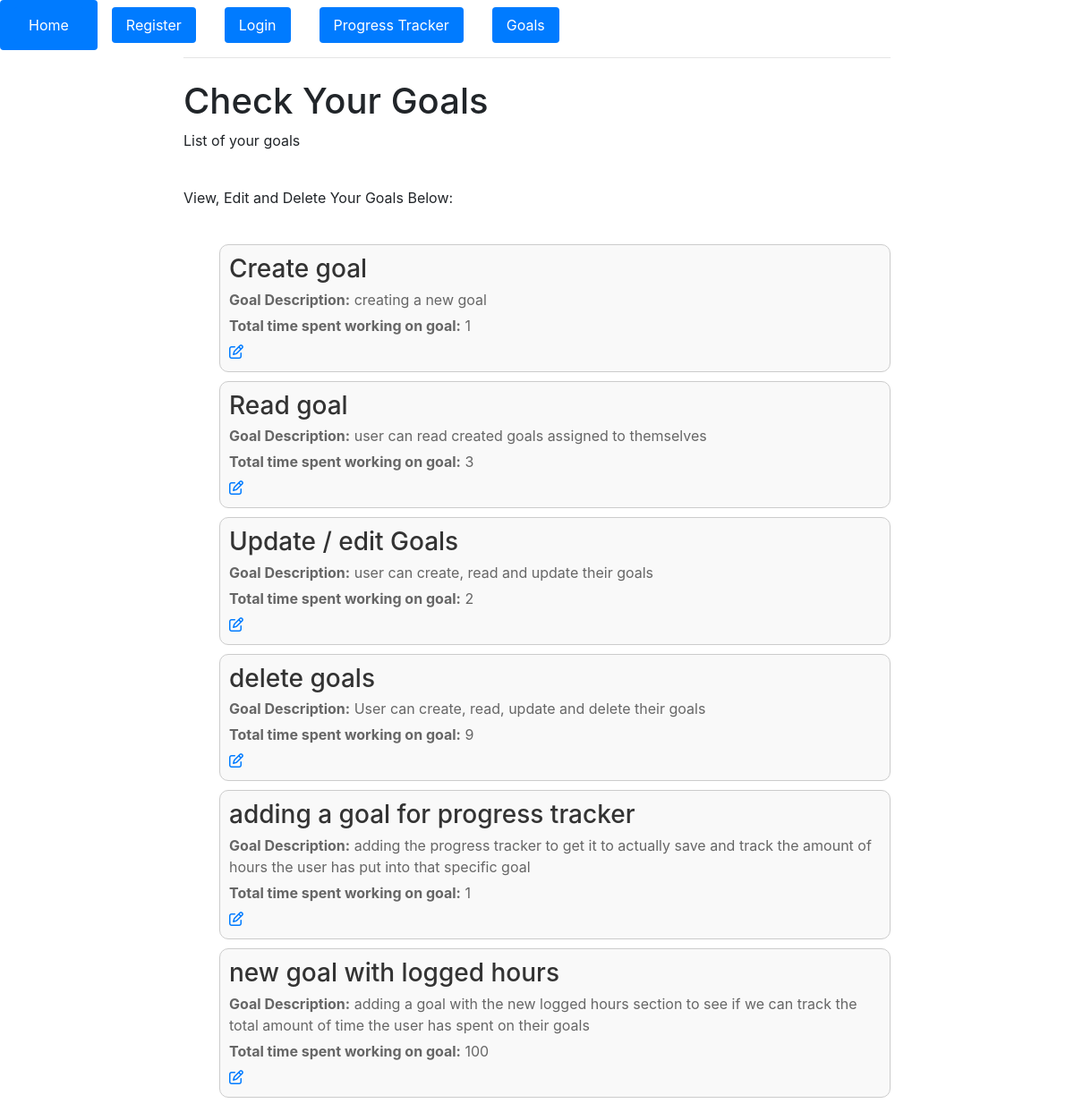
The app's page /progress/ (signed in) with its own data.
### main/models.py (models this page shows, shortened)
class Goal(models.Model):
    user = models.ForeignKey(User, on_delete=models.CASCADE)
    goal_name = models.CharField(max_length=100)
    goal_description = models.TextField()
    goal_time = models.IntegerField(help_text="Enter the amount of time you spent on this goal today: ", default=0)

### main/views.py (the view)
# urls.py: path("progress/", views.progress, name="progress"),
@login_required
def progress(request):
    goals = Goal.objects.filter(user=request.user)
    return render(request, "main/progress.html", {'goals': goals})

### main/templates/main/progress.html (shortened to what this page needs)
{% extends 'main/base.html' %}
{% block content %}
<h1>Check Your Goals</h1>
<p>List of your goals</p>
<br />
<p>View, Edit and Delete Your Goals Below:</p>
<br />
{% if user.is_authenticated %}
  <div class="goals-container">
    {% if goals %}
    <ul>
      {% for goal in goals %}
        <div class="goal-card">
        <h3>{{ goal.goal_name }}</h3>
            <p><strong>Goal Description:</strong> {{goal.goal_description}}</p>
            <p><strong>Total time spent working on goal:</strong> {{goal.goal_time}}</p>
              <a href="{% url 'edit_user_goal' pk=goal.pk %}"><i class="fa-regular fa-pen-to-square"></i></a>
        </div>
      {% endfor %}
    </ul>
    {% else %}
    <p>No goals found...</p>
    {% endif %}
  </div>
{% else %}
<p>Please <a href="/{{login}}">login</a> to view your goals</p>
{% endif %}
</div>
{% endblock %}

### main/templates/main/progress.html (style rules this page uses)
.goal-card { border: 1px solid #ccc; border-radius: 10px; padding: 10px; margin-bottom: 10px; background-color: #f9f9f9; }
.goal-card h3 { color: #333; margin-bottom: 5px; }
.goal-card p { color: #666; margin-bottom: 5px; }

### records on screen
Goal: goal_name "Create goal", goal_description "creating a new goal", goal_time "1"
Goal: goal_name "Read goal", goal_description "user can read created goals assigned to themselves", goal_time "3"
Goal: goal_name "Update / edit Goals", goal_description "user can create, read and update their goals", goal_time "2"
Goal: goal_name "delete goals", goal_description "User can create, read, update and delete their goals", goal_time "9"
Goal: goal_name "adding a goal for progress tracker", goal_description "adding the progress tracker to get it to actually save and track the amount of hours the user has put into that specific goal", goal_time "1"
Goal: goal_name "new goal with logged hours", goal_description "adding a goal with the new logged hours section to see if we can track the total amount of time the user has spent on their goals", goal_time "100"
